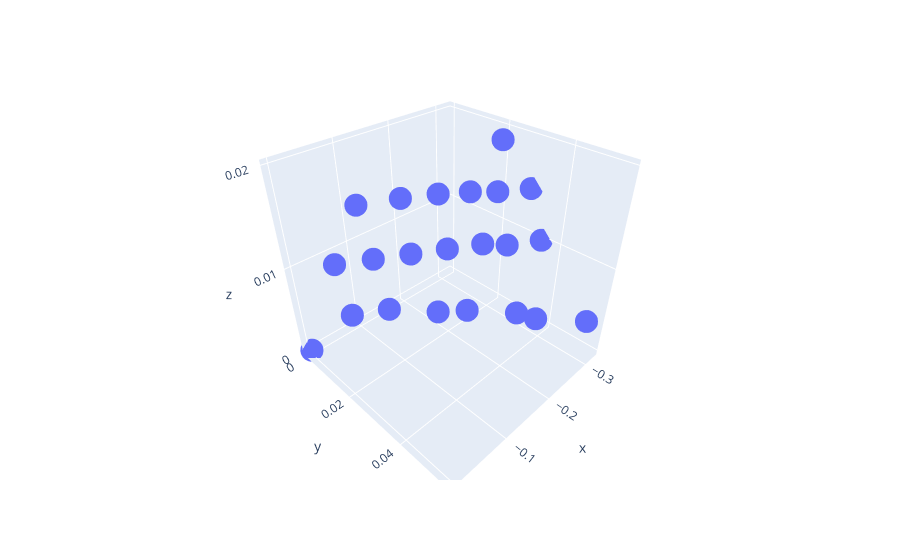

The notebook cell saved with this chart:
### Code cell
import plotly.express as px
import pandas as pd

data_plot = pd.DataFrame(filtered_solutions)
fig = px.scatter_3d(x=data_plot[0], y=data_plot[1], z=data_plot[2])
fig.show()

### Figure 1 — Plotly figure (JSON) as saved in the notebook; plotly's stock layout.template omitted (floating-point values rounded to 4 significant figures)
{"data": [{"hovertemplate": "x=%{x}<br>y=%{y}<br>z=%{z}<extra></extra>", "legendgroup": "", "marker": {"color": "#636efa", "symbol": "circle"}, "mode": "markers", "name": "", "scene": "scene", "showlegend": false, "type": "scatter3d", "x": [0, -0.04962, -0.09925, -0.1489, -0.1836, -0.2332, -0.2432, -0.2928, -0.04962, -0.09925, -0.1489, -0.1985, -0.2481, -0.2729, -0.3226, -0.09925, -0.1588, -0.2084, -0.2481, -0.2779, -0.3226, -0.2829], "y": [0, 0.009925, 0.01489, 0.02481, 0.02977, 0.0397, 0.04466, 0.05459, 0.004962, 0.009925, 0.01489, 0.01985, 0.02481, 0.02977, 0.03474, 0.004962, 0.009925, 0.01489, 0.01985, 0.02481, 0.02977, 0.02481], "z": [0, 0.004962, 0.004962, 0.004962, 0.004962, 0.004962, 0.004962, 0.004962, 0.009925, 0.009925, 0.009925, 0.009925, 0.009925, 0.009925, 0.009925, 0.01489, 0.01489, 0.01489, 0.01489, 0.01489, 0.01489, 0.01985]}], "layout": {"legend": {"tracegroupgap": 0}, "margin": {"t": 60}, "scene": {"domain": {"x": [0, 1], "y": [0, 1]}, "xaxis": {"title": {"text": "x"}}, "yaxis": {"title": {"text": "y"}}, "zaxis": {"title": {"text": "z"}}}}}
